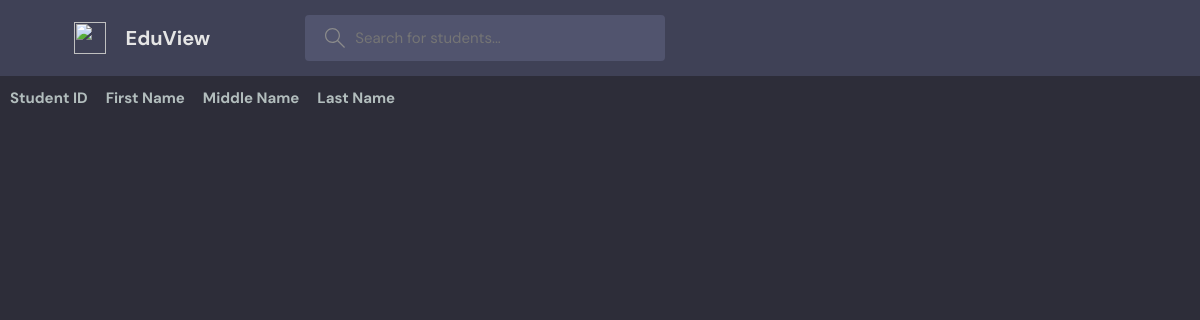
Before: / with the older database file.
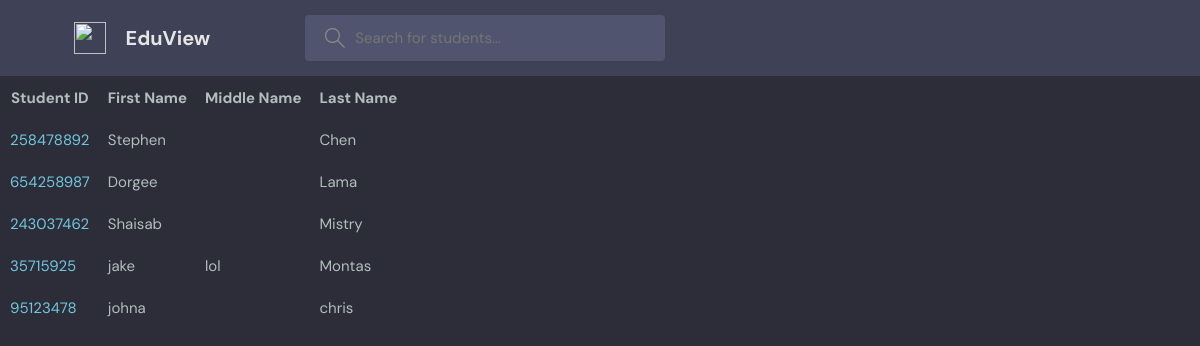
After: the same page with the newer database file.
### studentBase/models.py (models this page shows, shortened)
class Profile(models.Model):
    Student_ID = models.IntegerField(unique=True)
    First_Name = models.CharField(max_length=50)
    Middle_Name = models.CharField(max_length=50,null=True,blank=True)
    Last_Name = models.CharField(max_length=50)
    Grade = models.CharField(max_length=10,null=True,blank=True)
    Photo = models.CharField(null=True, blank=True,max_length=200)
    Schedule = models.CharField(null=True,blank=True, max_length=200)
    Social_Media = models.CharField(max_length=50,null=True,blank=True)
    Address = models.CharField(max_length=50,null=True,blank=True)
    Email = models.EmailField(null=True, blank=True)
    Contact_1 = models.CharField(max_length=12,null=True,blank=True)
    Contact_2 = models.CharField(max_length=12,null=True, blank=True)

### studentBase/views.py (the view)
# urls.py: path('', views.home, name="home"),
def home(request):
    student_search = request.GET.get('Student_ID')
    if student_search is None:
        student_search = ''
    else: student_search = student_search.lower()
    students = Profile.objects.filter(
        Q(First_Name__icontains=student_search)|
        Q(Student_ID__icontains=student_search)|
        Q(Last_Name__icontains=student_search)|
        Q(Middle_Name__icontains=student_search)
    )
    context = {'students': students}
    return render(request, 'studentBase/home.html',context)

### studentBase/templates/studentBase/home.html (shortened to what this page needs)
{% extends 'main.html' %}
{% block contain %}
    <table>
        <thead>
            <tr>
                <th>Student ID</th>
                <th>First Name</th>
                <th>Middle Name</th>
                <th>Last Name</th>
            </tr>
        </thead>
        <tbody>
            {% for student in students %}
            <tr>
               <td ><a href="{% url 'profile' student.Student_ID%}">{{ student.Student_ID}}</a></td>
                <td>{{ student.First_Name }}</td>
                <td>{{ student.Middle_Name}}</td>
                <td>{{ student.Last_Name }}</td>
            </tr>
            {% endfor %}
        </tbody>
    </table>
{% endblock contain %}

### templates/main.html (shortened to what this page needs)
{% load static %}
<!DOCTYPE html>
<html lang="en">
  <head>
    <link rel="stylesheet" href="{% static 'styles/style.css'%}" />
  </head>
{% include 'nav.html' %}
{% block contain%}
{% endblock contain%}

### templates/nav.html (shortened to what this page needs)
    <header class="header header--loggedIn">
      <div class="container">
        <a href="{% url 'home' %}" class="header__logo">
          <img src="#" />
          <h1>EduView</h1>
        </a>
        <form class="header__search" method="GET" action="{% url 'home' %}">
          <label>
            <input name="student_id" placeholder="Search for students..." />
          </label>
        </form>
      </div>
    </header>

### static/styles/style.css (style rules this page uses)
:root { --color-main: #71c6dd; --color-main-light: #e1f6fb; --color-dark: #3f4156; --color-dark-medium: #51546e; --color-dark-light: #696d97; --color-light: #e5e5e5; --color-gray: #8b8b8b; --color-light-gray: #b2bdbd; --color-bg: #2d2d39; --color-success: #5dd693; --color-error: #fc4b0b; }
* { font-family: "DM Sans", -apple-system, BlinkMacSystemFont, "Segoe UI", Roboto, Oxygen, Ubuntu, Cantarell, "Open Sans", "Helvetica Neue", sans-serif; margin: 0; padding: 0; box-sizing: border-box; text-rendering: optimizeLegibility; font-size: inherit; }
html { font-size: 56.25%; }
@media only screen and (min-width: 1200px) { html { font-size: 62.5%; } }
img { width: 100%; }
a { display: inline-block; color: var(--color-main); text-decoration: none; }
.container { max-width: 120rem; width: 90%; margin: auto; }
.header { padding: 1.5rem; background-color: var(--color-dark); }
.header > .container { display: flex; gap: 9.5rem; }
.header__logo, .header__user { display: flex; gap: 2rem; align-items: center; }
.header__logo > img { height: 3.2rem; width: 3.2rem; }
.header__logo > h1 { font-weight: 700; font-size: 2rem; color: var(--color-light); }
.header__search > label { background-color: var(--color-dark-medium); padding: 1.3rem 1rem; display: flex; align-items: center; gap: 1rem; border-radius: 4px; }
.header__search svg { fill: var(--color-gray); width: 2rem; height: 2rem; margin-left: 1rem; }
.header__search input { width: 30rem; background: transparent; border: none; outline: none; color: var(--color-light); }

### studentBase/templates/studentBase/home.html (style rules this page uses)
th, td { padding: 8px; }

Changed rows visible on the page:
added Profile: Student_ID "258478892", First_Name "Stephen", Last_Name "Chen"
added Profile: Student_ID "654258987", First_Name "Dorgee", Last_Name "Lama"
added Profile: Student_ID "243037462", First_Name "Shaisab", Last_Name "Mistry"
added Profile: Student_ID "35715925", First_Name "jake", Middle_Name "lol", Last_Name "Montas"
added Profile: Student_ID "95123478", First_Name "johna", Last_Name "chris"
